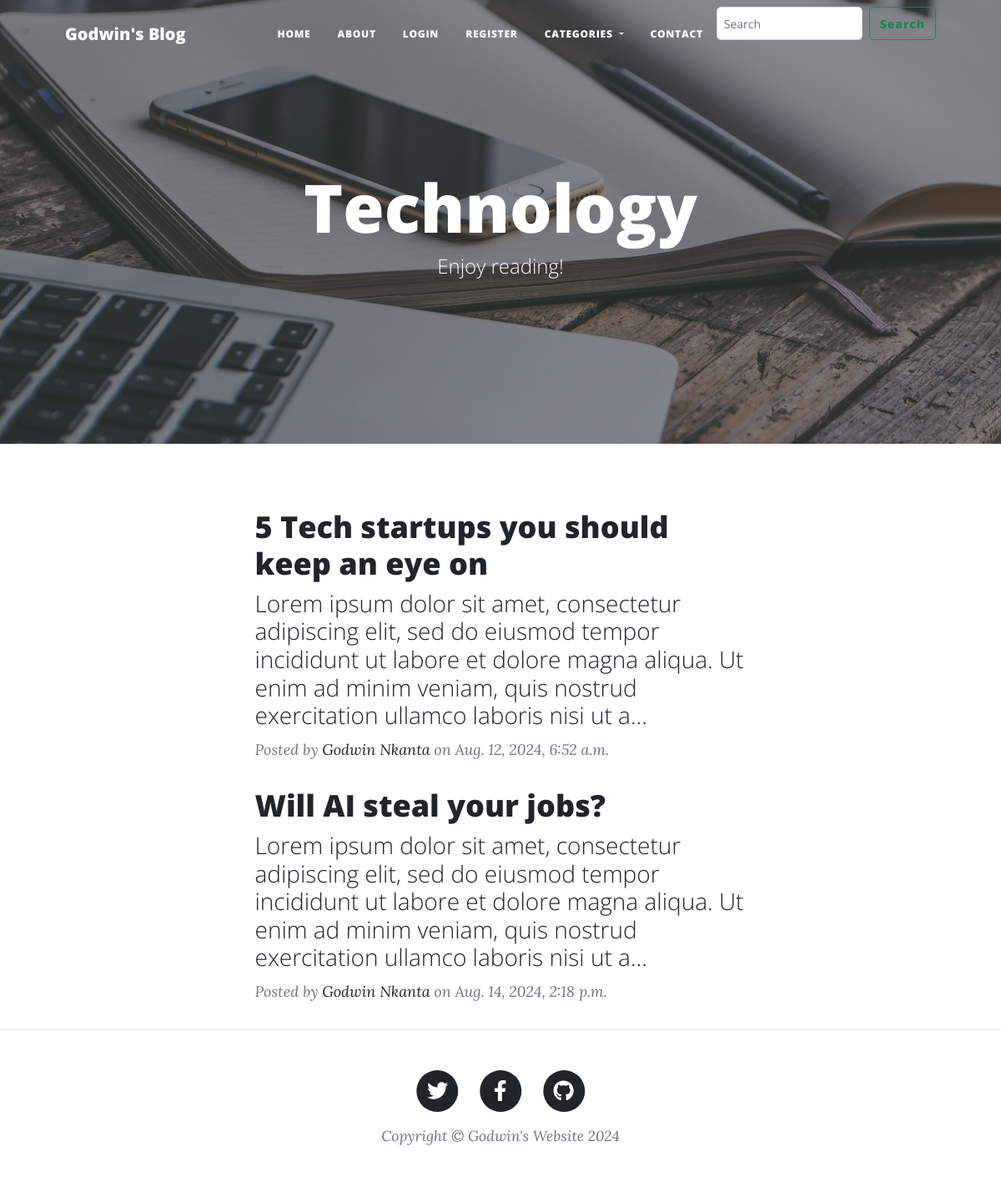
The page /category/Technology/ on the database its author committed.
### post/models.py (models this page shows, shortened)
class Category(models.Model):
    name = models.CharField(max_length=50)
    def __str__(self):
        return self.name
    class Meta:
        verbose_name_plural = 'categories'

class Post(models.Model):
    title = models.CharField(max_length=250)
    subheading = models.CharField(max_length=250, null=True, default=1)
    content = models.TextField()
    author = models.ForeignKey(User, on_delete=models.CASCADE)
    category = models.ForeignKey(Category, on_delete=models.CASCADE, default=1)
    image = models.ImageField(upload_to='upload/products/', null=True,  blank=True)
    created_at = models.DateTimeField(auto_now_add=True)
    updated_at = models.DateTimeField(auto_now=True)
    def short_content(self):
        return self.content[:200] + '...' if len(self.content)> 200 else self.content # shows only the first 200 characters

### post/views.py (the view)
# urls.py: path('category/<str:foo>/', views.category_posts, name='category'),
def category_posts(request,foo):
    try:
        category = Category.objects.get(name=foo)
        posts = Post.objects.filter(category=category)
        return render(request, 'category.html', {'posts': posts, 'category':category})
    except:
        return redirect('home_view')

### post/templates/category.html (shortened to what this page needs)
{% extends 'base.html' %}
{% load static %}
{% block content %}
        <header class="masthead" style="background-image: url('{% static 'assets/img/journal.jpg' %}')">
            <div class="container position-relative px-4 px-lg-5">
                <div class="row gx-4 gx-lg-5 justify-content-center">
                    <div class="col-md-10 col-lg-8 col-xl-7">
                        <div class="site-heading">
                            <h1>{{category}}</h1>
                            <span class="subheading">Enjoy reading!</span>
                        </div>
                    </div>
                </div>
            </div>
        </header>
        <div class="container px-4 px-lg-5">
            <div class="row gx-4 gx-lg-5 justify-content-center">
                <div class="col-md-10 col-lg-8 col-xl-7">
                    {% for post in posts %}
                    <div class="post-preview">
                        <a href="{% url 'post' post.id %}">
                            <h2 class="post-title">{{ post.title }}</h2>
                            <h3 class="post-subtitle">{{ post.short_content }}</h3>
                        </a>
                        <p class="post-meta">
                            Posted by
                            <a href="{% url 'about' %}">Godwin Nkanta</a>
                            on {{post.created_at}}
                        </p>
                    </div>
                    {% endfor %}
                </div>
            </div>
        </div>
   </body>
</html>
{% endblock %}

### rows shown on the page
Category: name "Technology"
Post: title "5 Tech startups you should keep an eye on", short_content "Lorem ipsum dolor sit amet, consectetur adipiscing elit, sed do eiusmod tempor incididunt ut labore et dolore magna aliqua. Ut enim ad minim veniam, quis nostrud exercitation ullamco laboris nisi ut a...", created_at "Aug. 12, 2024, 6:52 a.m."
Post: title "Will AI steal your jobs?", short_content "Lorem ipsum dolor sit amet, consectetur adipiscing elit, sed do eiusmod tempor incididunt ut labore et dolore magna aliqua. Ut enim ad minim veniam, quis nostrud exercitation ullamco laboris nisi ut a...", created_at "Aug. 14, 2024, 2:18 p.m."
